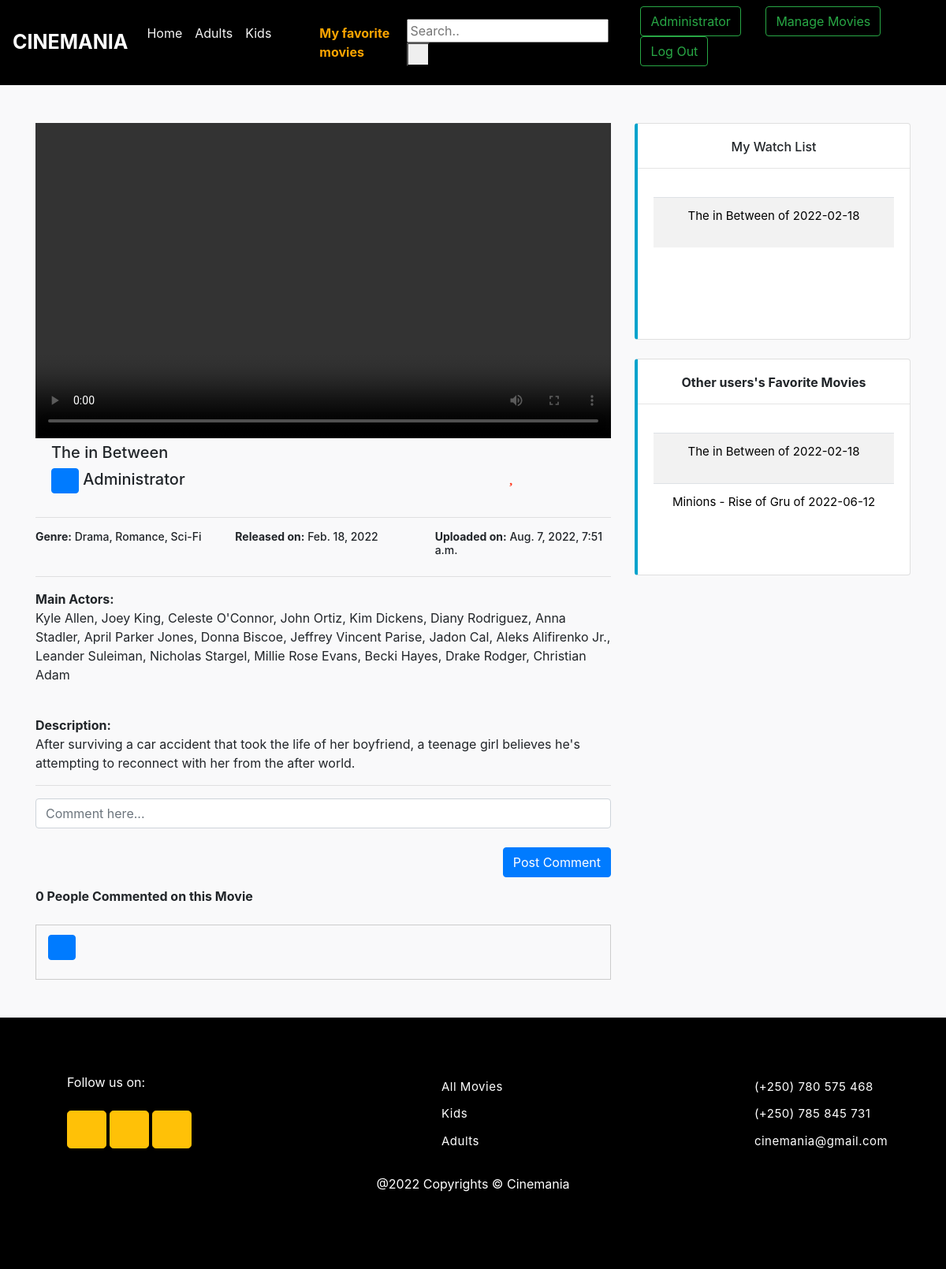
Screenshot of /movieInfo/15&2 (signed in) with the database file from the repository.
### relecloud/models.py (models this page shows, shortened)
class User(AbstractUser):
    sex = (('M', 'Male'), ('F', 'Female'), ('O', 'Other'))
    gender = models.CharField(max_length=10, choices=sex, default='M')
    age = models.IntegerField(null=True, blank=True)
    profile_image = models.FileField(upload_to = 'images/', null=True, blank=True)

class Movie(models.Model):
    type = (('G', 'General'), ('A', 'Adults'), ('K', 'Kids'))
    title = models.CharField(max_length=255)
    release_date = models.DateField()
    main_actors = models.CharField(max_length=255 ,null=True)
    genre = models.CharField(max_length=100)
    movie_type = models.CharField(max_length=100, choices=type, default='G')
    description = models.CharField(max_length=255)
    poster = models.ImageField(upload_to = 'images/', null=True,  blank=True)
    trailer_link = models.URLField(max_length=255, null=True)
    uploaded_by = models.ForeignKey(User, on_delete=models.CASCADE)
    uploaded_on = models.DateTimeField()
    movie = models.FileField(upload_to = 'movies/')
    def __str__(self):
        return f"{self.title} of {self.release_date}"

class watch_list(models.Model):
    user = models.ForeignKey(User, on_delete=models.CASCADE)
    movie = models.ForeignKey(Movie, on_delete=models.CASCADE)

class Favorite_Movie(models.Model):
    user = models.ForeignKey(User, on_delete=models.CASCADE)
    movie = models.ForeignKey(Movie, on_delete=models.CASCADE)

### relecloud/views.py (the view)
# urls.py: path('movieInfo/<str:mpk>&<str:uid>', views.movieInfo, name = 'movieInfo'),
def movieInfo(request, mpk, uid):
    movie = Movie.objects.get(id = mpk)
    mComments = Comment.objects.all()
    comCount = Comment.objects.filter(id = mpk).count()
    watch = watch_list.objects.filter(user = uid)
    favs = Favorite_Movie.objects.all()
    return render(request, 'movie.html', {'movie': movie,
                                          'comments': mComments,
                                          'commentNum': comCount,
                                          'watchlist': watch,
                                          'favs': favs})

### relecloud/templates/movie.html (shortened to what this page needs)
{% extends 'base.html' %}
{% load static %}
{% if user.is_authenticated %}
          {% block content %}
            <div class="fluid">
                <nav style="background: #000000; box-shadow: box-show;" class="navbar navbar-expand-lg" id="sti">
                    <a class="navbar-brand" style="font-size: 25px;color:white;" href="{% url 'movies' %}"><b>CINEMANIA</b></a>
                    <div class="collapse navbar-collapse" id="navbarSupportedContent">
                      <ul class="navbar-nav mr-auto">
                        <li class="nav-item active">
                          <a class="nav-link text-whitesmoke active" href="{% url 'movies' %}">Home <span class="sr-only">(current)</span></a>
                        </li>
                          <li class="nav-item">
                          <a class="nav-link text-whitesmoke" href="{% url 'adults' %}">Adults</a>
                        </li>
                        <li class="nav-item">
                          <a class="nav-link text-whitesmoke" href="{% url 'kids' %}">Kids</a>
                        </li>&nbsp;&nbsp;&nbsp;&nbsp;&nbsp;&nbsp;&nbsp;&nbsp;&nbsp;&nbsp;
                        {% if user.is_authenticated %}
                        <li class="nav-item">
                          <a class="nav-link text-whitesmoke" style="color:orange" href="{% url 'myfavs' user.id %}"><b>My favorite movies</b></a>
                        </li>
                        {% endif %}
                      </ul>
                      <div class="topnav">
                        <div class="search-container">
                          <form action="{% url 'search' %}" method="POST" > {% csrf_token %}
                            <input type="text" placeholder="Search.." name="search">
                            <button type="submit"><i class="fa fa-search"></i></button>
                          </form>
                        </div>
                      </div>
                      <ul class="right">
                        {% if user.is_authenticated %}
                          <div>
                            <a href="{% url 'profile' user.id %}">
                              <button class="btn btn-outline-success my-2 my-sm-0" type="submit">{{ user.username }}</button></a>
                            <a href="{% url 'myMovies' user.id %}">
                            <button class="btn btn-outline-success my-2 my-sm-0" type="submit">Manage Movies</button></a>
                            <a href="{% url 'logout' %}">
                                <button class="btn btn-outline-success my-2 my-sm-0" type="submit">Log Out</button></a>
                            </div>
                          {% endif %}
                        </ul>
                    </div>
                  </nav>
                  <div>
                    {% if user.is_authenticated %}
                    <section style="background-color: #white;">
                        <div class="container py-5">
                          <div class="row">
                            <div class="col-lg-8">
                              <div class="">
                                <div style="border-radius: 0px; backgroud: #aaa">
                                    <video autoplay width="100%" height="400em" controls>
                                      <source src="{{ movie.movie.url }}"></source>
                                      </video>
                                      <h5 style="margin-left: 20px; width: 60%">{{ movie.title }}</h5>
                                      <div style="width: 100%; float: left;text-align: center;display: inline" class="card-text">
                                        <h5 style="float:left; margin-left: 20px; width: 60%; text-align: left" class="" title="Published By {{ movie.uploaded_by }}"><i style="color: blue; margin-right: 5px; font-size: 12px" class="btn btn-primary fa fa-user user"></i>{{ movie.uploaded_by  }}</h5>
                                        <div style="float:right; width: 30%; align-items: right">
                                            <a href="{% url 'addToFavorites' movie.id user.id %}" title="Add to Favorites"><i style="font-size: 20px; margin-left: 5px;color:#ff3a1f" class="fa fa-heart"></i></a>
                                         <a href="{% url 'addTowatchList' movie.id user.id %}" title="Add to Watch List"><i style="font-size: 20px; margin-left: 20px;color:gray" class="fa fa-list"></i></a>
                                         </div>
                                     </div>
                                     <hr style="margin-top: 70px;">
                                     <div class="row">
                                        <div class="col-lg-4">
                                          <h6 style="font-size: 14px"><b>Genre:</b> {{ movie.genre }}</h6>
                                        </div>
                                        <div class="col-lg-4">
                                          <h6 style="font-size: 14px"><b>Released on:</b> {{ movie.release_date }}</h6>
                                        </div>
                                        <div class="col-lg-4">
                                          <h6 style="font-size: 14px"><b>Uploaded on:</b> {{ movie.uploaded_on }}</h6>
                                      </div>
                                     </div>
                                      <div>
                                        <hr>
                                        <strong style="">Main Actors: </strong> <p>{{ movie.main_actors }}</p>
                                      </div><br>
                                      <div>
                                        <strong>Description: </strong> <p>{{ movie.description }}</p>
                                      </div>
                                      <hr>
                                      <div>
                                            <form method="post">
                                                <input class="form-control" name="comment" placeholder="Comment here...">
                                                <br>
                                                <input style="float: right" type="submit" name="submit" value="Post Comment" class="btn btn-primary">
                                            </form>
                                            <div style="margin-top: 50px">
                                            <strong style="margin-top: 200px">{{ commentNum }} People Commented on this Movie</strong><br><br>
                                            <div style="border: 1px solid #ccc">
                                                <div style="margin-top: 12px" class="container">
                                                <label> <i style="font-size: 12px " class="btn btn-primary fa fa-user user"></i> {{ comments.user }}</label>
                                              </div>
                                            </div>
                                            </div>
                                      </div>
                                </div>
                              </div>
                                </div>
                                <div class="col-lg-4">
                                  <div style="border-left: 4px solid #00a3cc;" class="card mb-4">
                                    <div style="height: 20px" class="card-body text-center ">
                                      <h6>My Watch List</h6>
                                    </div>
                                    <hr>
                                      <div style="height: 200px" class="card-body text-center overflow-auto">
                                              {% if user.is_authenticated %}
                                              <table class="table table-hover table-striped">
                                                {% for item in watchlist %}
                                                  <tr>
                                                  <td>
                                                    <a style="color: black; text-decoration: none;" class="" href="{% url 'movieInfo' item.movie_id user.id %}">
                                                    {% if item.movie|length > 25 %}
                                                    <p style="font-size: 15px">{{ item.movie|slice:25 }}...</p>
                                                    {% else %}
                                                    <p style="font-size: 15px">{{ item.movie}}</p>
                                                    {% endif %}
                                                  </a>
                                                  </td>
                                                </tr>
                                                {% endfor %}
                                               </table>
                                              {% endif %}
                                    </div>
                                  </div>
                                    <div style="border-left: 4px solid #00a3cc;" class="card mb-4">
                                      <div style="height: 20px" class="card-body text-center ">
                                      <h6><b>Other users's Favorite Movies</b></h6>
                                      </div>
                                                <hr>
                                        <div style="height: 200px" class="card-body text-center overflow-auto">
                                                {% if user.is_authenticated %}
                                                <table class="table table-hover table-striped">
                                                  {% for item in favs %}
                                                    <tr>
                                                    <td>
                                                      <a style="color: black; text-decoration: none;" class="item" href="{% url 'movieInfo' item.movie_id user.id %}">
                                                      {% if item.movie|length > 25 %}
                                                      <p style="font-size: 15px">{{ item.movie|slice:25 }}...</p>
                                                      {% else %}
                                                      <p style="font-size: 15px">{{ item.movie}}</p>
                                                      {% endif %}
                                                    </a>
                                                    </td>
                                                  </tr>
                                                  {% endfor %}
                                                 </table>
                                                {% endif %}
                                        </div>
                                      </div>
                                  </div>
                              </div>
                            </div>
                          </div>
                        </div>
                      {% endif %}
                      {% endblock %}
{% else %}
{% url 'login' %}
{% endif %}

### relecloud/static/stylings/styles.css (style rules this page uses)
body { font-family: Helvetica; }
a { color: lightblue; }
.text-whitesmoke { color: whitesmoke }
.form-control, .border-line { background-color: #5f5f5f; background-image: none; border: 1px solid #424242; border-radius: 1px; color: inherit; display: block; padding: 6px 12px; transition: border-color 0.15s ease-in-out 0s, box-shadow 0.15s ease-in-out 0s; width: 100%; }
.form-control, .form-control:focus { box-shadow: none; }

### relecloud/templates/base.html (style rules this page uses)
.right { list-style: none; display: block; }
.user { font-size: 28px; transition: color 0.2s ease-in-out }
body { background-color: #f9f9fa }
#sti { position: -webkit-sticky; position: sticky; top: 0; }

### rows the page displays
User: username "Administrator"
Movie: title "The in Between", uploaded_by "Administrator", genre "Drama, Romance, Sci-Fi", release_date "Feb. 18, 2022", uploaded_on "Aug. 7, 2022, 7:51 a.m.", main_actors "Kyle Allen, Joey King, Celeste O'Connor, John Ortiz, Kim Dickens, Diany Rodriguez, Anna Stadler, April Parker Jones, Donna Biscoe, Jeffrey Vincent Parise, Jadon Cal, Aleks Alifirenko Jr., Leander Suleiman, Nicholas Stargel, Millie Rose Evans, Becki Hayes, Drake Rodger, Christian Adam", description "After surviving a car accident that took the life of her boyfriend, a teenage girl believes he's attempting to reconnect with her from the after world."
watch_list: movie "The in Between of 2022-02-18"
Favorite_Movie: movie "The in Between of 2022-02-18"
Favorite_Movie: movie "Minions - Rise of Gru of 2022-06-12"

### other values shown
{{ commentNum }} "0"
